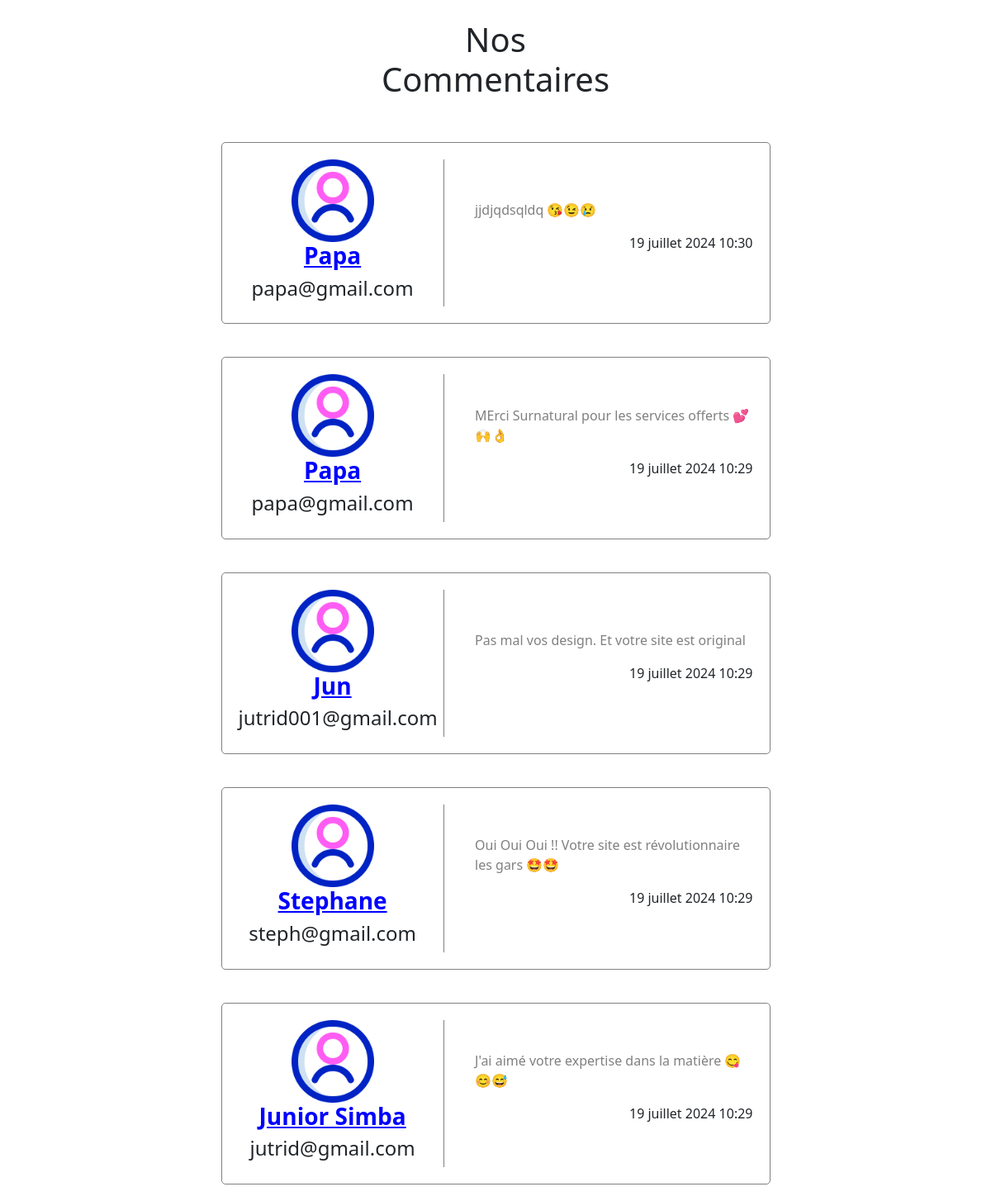
Page /all_comments on the committed database.
### surnatural_app/models.py (models this page shows, shortened)
class Commentaires(models.Model):
    nom_complet = models.CharField(max_length=50)
    email = models.EmailField()
    commentaire = models.TextField(max_length=400)
    date = models.DateTimeField(auto_now=True, null=True)
    class Meta():
        db_table = 'Commentaires'

### surnatural_app/views.py (the view)
# urls.py: path('all_comments', all_comment, name='all_comment'),
def all_comment(request):
    comms = Commentaires.objects.all().order_by('-id')
    return render(request, 'application/all_comment.html', context={'comms':comms})

### templates/application/all_comment.html (shortened to what this page needs)
<!DOCTYPE html>
<html lang="fr">
{% load static %}
<head>
    <link rel="stylesheet" href="{% static 'css/bootstrap.css' %}">
</head>
<body>
    <div class="container">
        <div class="row">
            <div class="col-4 mx-auto my-4 text-center">
                <h1>Nos Commentaires</h1>
            </div>
        </div>
        <div class="row">
            {% for comm in comms %}
                <div class="col-md-7 mx-auto" style="padding: 20px; border: 1px solid gray; border-radius: 5px; margin: 20px; display: flex; align-items: center; justify-content: space-around;">
                    <div style="border-right: 1px solid gray; padding-right: 20px; width: 40%;">
                        <div style='width: min-content; margin: 0 auto;'>
                            <img src="{% static 'img/user.png' %}" width='100' alt="">
                        </div>
                        <h3 style="text-align: center; text-decoration: underline; font-weight: bold; color: blue;">{{comm.nom_complet}}</h3>
                        <h4 style="text-align: center;">{{comm.email}}</h4>
                    </div>
                    <div style="width: 60%;">
                        <p style="color: gray; margin-left: 10%;">{{comm.commentaire}}</p>
                        <p style="text-align: right;">{{comm.date}}</p>
                    </div>
                </div>
            {% endfor %}
        </div>
    </div>
</body>
</html>

### rows in the picture
Commentaires: nom_complet "Papa", email "papa@gmail.com", commentaire "jjdjqdsqldq 😘😉😢", date "19 juillet 2024 10:30"
Commentaires: nom_complet "Papa", email "papa@gmail.com", commentaire "MErci Surnatural pour les services offerts 💕🙌👌", date "19 juillet 2024 10:29"
Commentaires: nom_complet "Jun", email "jutrid001@gmail.com", commentaire "Pas mal vos design. Et votre site est original", date "19 juillet 2024 10:29"
Commentaires: nom_complet "Stephane", email "steph@gmail.com", commentaire "Oui Oui Oui !! Votre site est révolutionnaire les gars 🤩🤩", date "19 juillet 2024 10:29"
Commentaires: nom_complet "Junior Simba", email "jutrid@gmail.com", commentaire "J'ai aimé votre expertise dans la matière 😋😊😅", date "19 juillet 2024 10:29"
